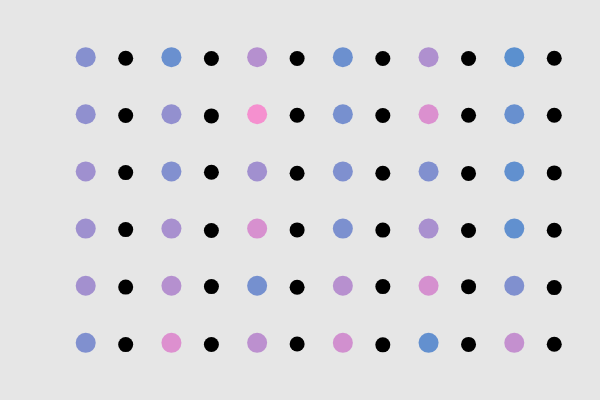
Frame 1 (no input)
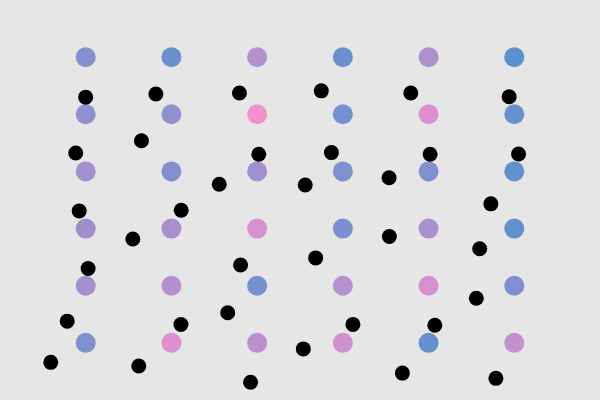
Frame 60 (no input)
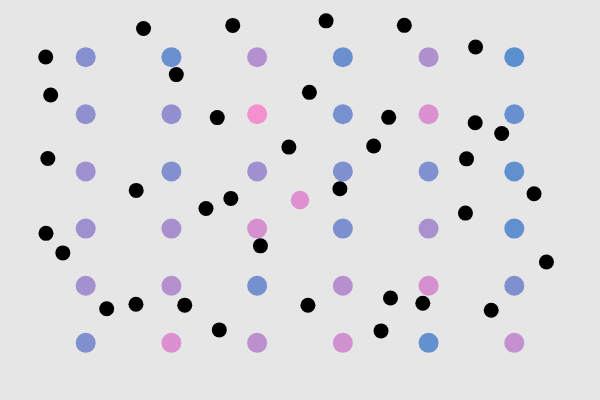
Frame 120 (the mouse pressed at the canvas centre since frame 60)

The p5.js sketch that drew these frames (run headless with seeded random() and noise() and a simulated clock; from frame 60 on, the mouse is pressed at the canvas centre):

// p5.js sketch
// ── sketch.js
// DM2008 — Activity 4b
// Objects in Motion (60 min)

let agents = []; // array to hold many objects
let orbits = []; // array to hold many objects
const NUM_START = 6; // you can tweak this
let cols = 6;
let rows = 6;

function setup() {
  createCanvas(600, 400);
  noStroke();

  let spacingX = width / (cols + 1);
  let spacingY = height / (rows + 1);

  for (let i = 0; i < cols; i++) {
    for (let j = 0; j < rows; j++) {
      let x = (i + 1) * spacingX;
      let y = (j + 1) * spacingY;

      let agent = new Agent(x, y, 20, 0, 0);
      agents.push(agent);
      orbits.push(new OrbitAgent(agent, 40));
    }
  }
}

function draw() {
  background(230);
  for (let a of agents) {
    a.show();
  }

  for (let o of orbits) {
    o.update();
    o.show();
  }
}

function mousePressed() {
  let size = random(16, 40);
  let speedX = random(-2, 2);
  let speedY = random(-2, 2);
  agents.push(new Agent(mouseX, mouseY, size, speedX, speedY));
}

function keyPressed() {
  // Example toggles—feel free to customize
  if (key === "C") {
    // clear all agents
    agents = [];
  }
}
class Agent {
  constructor(x, y, size, speedX, speedY) {
    this.x = x;
    this.y = y;
    this.size = size;

    this.dx = speedX;
    this.dy = speedY;

    this.hue = random(360);
    this.alpha = 200;

    this.life = 255; // use this if you want fade/shrink/remove behavior
  }

  update() {
    // Basic movement
    this.x += this.dx;
    this.y += this.dy;
  }

  show() {
    // Using RGB to keep it simple
    fill(50 + (this.hue % 200), 120, 200, this.alpha);
    ellipse(this.x, this.y, this.size);
  }
}

class OrbitAgent {
  constructor(agent, radius) {
    this.center = agent;
    this.radius = radius;
    this.size = 15;
    this.speed = random(0.02, 0.05)
    this.radius = 40;
    this.angle = frameCount * 0.001;
  }

  update() {
  this.angle += this.speed;
  this.x = this.center.x + cos(this.angle) * this.radius;
  this.y = this.center.y + sin(this.angle) * this.radius;
}

  show() {
    fill(0);
    ellipse(this.x, this.y, this.size);
  }
}


/* ============================
   TODO ideas (pick at least one):
   - Add a second method besides show(), e.g., bounce(), shrink(), changeColor()
   - Make one property evolve over time (size, hue, alpha, speed)
   - Add a key or mouse interaction that changes *all* agents (loop over array)
   - Implement removal: shrink agents and splice them when too small
============================= */
